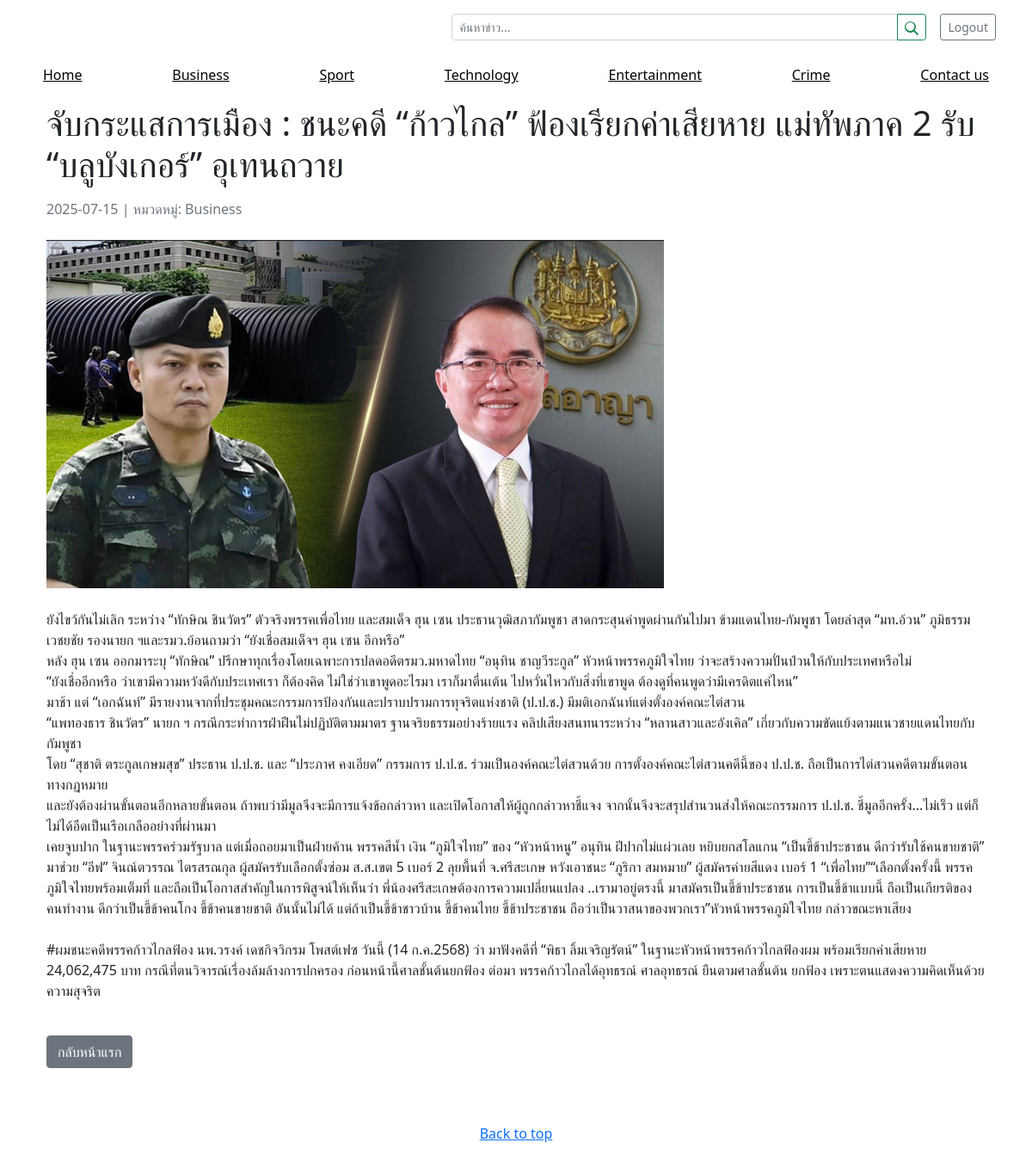
Screenshot of /admin/all_news.php?id=7 with the database file from the repository.
### tables this page shows
CREATE TABLE `news` (
  `id` int(100) NOT NULL,
  `title` varchar(255) NOT NULL,
  `description` text NOT NULL,
  `date` date NOT NULL,
  `category` varchar(100) NOT NULL,
  `thumbnail` varchar(255) NOT NULL
);

### admin/all_news.php (the view, shortened to what this page needs)
<?php
include('../db2/connection.php');
if (isset($_GET['id'])) {
    $id = mysqli_real_escape_string($conn, $_GET['id']);
    $sql = "SELECT * FROM news WHERE id = $id LIMIT 1";
    $result = mysqli_query($conn, $sql);
    $row = mysqli_fetch_assoc($result);
} else {
    echo "ไม่พบข่าว";
    exit();
}
?>
<!doctype html>
<html lang="th">
<head>
  <link href="https://cdn.jsdelivr.net/npm/bootstrap@5.1.3/dist/css/bootstrap.min.css" rel="stylesheet" />
  <link rel="stylesheet" href="blog.css" />
</head>
<body>
  <div class="container">
    <header class="blog-header py-3">
      <div class="row flex-nowrap justify-content-between align-items-center">
        <div class="col-4 pt-1">
        </div>
        <div class="col-8 d-flex justify-content-end align-items-center">
          <form class="d-flex me-2 w-75" method="GET" action="homepage_news.php" role="search">
            <div class="input-group input-group-sm w-100">
              <input
                type="search"
                name="q"
                class="form-control rounded-start"
                placeholder="ค้นหาข่าว..."
                aria-label="Search"
                aria-describedby="button-search"
              >
              <button class="btn btn-outline-success" type="submit" id="button-search" aria-label="Search">
                <svg xmlns="http://www.w3.org/2000/svg" width="16" height="16" fill="currentColor" class="bi bi-search" viewBox="0 0 16 16">
                  <path d="M11.742 10.344a6.5 6.5 0 1 0-1.397 1.398l3.85 3.85a1 1 0 0 0 1.415-1.414l-3.85-3.85zm-5.442.656a5 5 0 1 1 0-10 5 5 0 0 1 0 10z"/>
                </svg>
              </button>
            </div>
          </form>
          <a class="btn btn-sm btn-outline-secondary ms-2" href="index.php">Logout</a>
        </div>
      </div>
    </header>
    <div class="nav-scroller py-1 mb-2">
      <nav class="nav d-flex justify-content-between">
        <a class="p-2 link-secondary" href="homepage_news.php">Home</a>
        <a class="p-2 link-secondary" href="category_news.php?category=Business">Business</a>
        <a class="p-2 link-secondary" href="category_news.php?category=Sport">Sport</a>
        <a class="p-2 link-secondary" href="category_news.php?category=Technology">Technology</a>
        <a class="p-2 link-secondary" href="category_news.php?category=Entertainment">Entertainment</a>
        <a class="p-2 link-secondary" href="category_news.php?category=Crime">Crime</a>
        <a class="p-2 link-secondary" href="contact.php">Contact us</a>
      </nav>
    </div>
    <main class="container">
      <article class="blog-post">
        <h1 class="mb-3"><?php echo htmlspecialchars($row['title']); ?></h1>
        <p class="text-muted mb-4"><?php echo htmlspecialchars($row['date']); ?> | หมวดหมู่: <?php echo htmlspecialchars($row['category']); ?></p>
        <?php if (!empty($row['thumbnail'])): ?>
          <img src="../images/<?php echo htmlspecialchars($row['thumbnail']); ?>" alt="" class="img-fluid mb-4" style="max-height: 450px; object-fit: cover;" />
        <?php endif; ?>
        <p><?php echo nl2br(htmlspecialchars($row['description'])); ?></p>
        <a href="homepage_news.php" class="btn btn-secondary mt-4">กลับหน้าแรก</a>
      </article>
    </main>
    <footer class="blog-footer text-center py-3 mt-5">
      <p><a href="#">Back to top</a></p>
    </footer>
  </div>
</body>
</html>

### admin/blog.css (style rules this page uses)
.nav-scroller .nav .link-secondary { color: black; }

### rows the page displays
news: title "จับกระแสการเมือง : ชนะคดี “ก้าวไกล” ฟ้องเรียกค่าเสียหาย แม่ทัพภาค 2 รับ “บลูบังเกอร์” อุเทนถวาย", date "2025-07-15", category "Business", thumbnail (picture), description "ยังไขว้กันไม่เลิก ระหว่าง “ทักษิณ ชินวัตร” ตัวจริงพรรคเพื่อไทย และสมเด็จ ฮุน เซน ประธานวุฒิสภากัมพูชา สาดกระสุนคำพูดผ่านกันไปมา ข้ามแดนไทย-กัมพูชา โดยล่าสุด “มท.อ้วน” ภูมิธรรม เวชยชัย รองนายก ฯและรมว.ย้อนถามว่า “ยังเชื่อสมเด็จฯ ฮุน เซน อีกหรือ” หลัง ฮุน เซน ออกมาระบุ “ทักษิณ” ปรึกษาทุกเรื่องโดยเฉพาะการปลดอดีตรมว.มหาดไทย “อนุทิน ชาญวีระกูล” หัวหน้าพรรคภูมิใจไทย ว่าจะสร้างความปั่นป่วนให้กับประเทศหรือไม่ “ยังเชื่ออีกหรือ ว่าเขามีความหวังดีกับประเทศเรา ก็ต้องคิด ไม่ใช่ว่าเขาพูดอะไรมา เราก็มาตื่นเต้น ไปหวั่นไหวกับสิ่งที่เขาพูด ต้องดูที่คนพูดว่ามีเครดิตแค่ไหน” มาช้า แต่ “เอกฉันท์” มีรายงานจากที่ประชุมคณะกรรมการป้องกันและปราบปรามการทุจริตแห่งชาติ (ป.ป.ช.) มีมติเอกฉันท์แต่งตั้งองค์คณะไต่สวน…"
